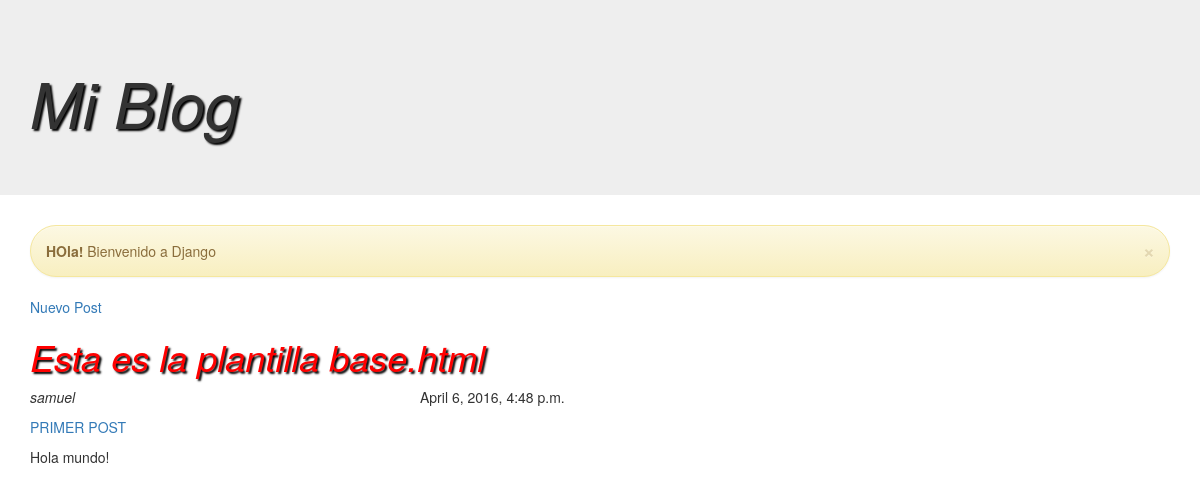
Before: / with the older database file.
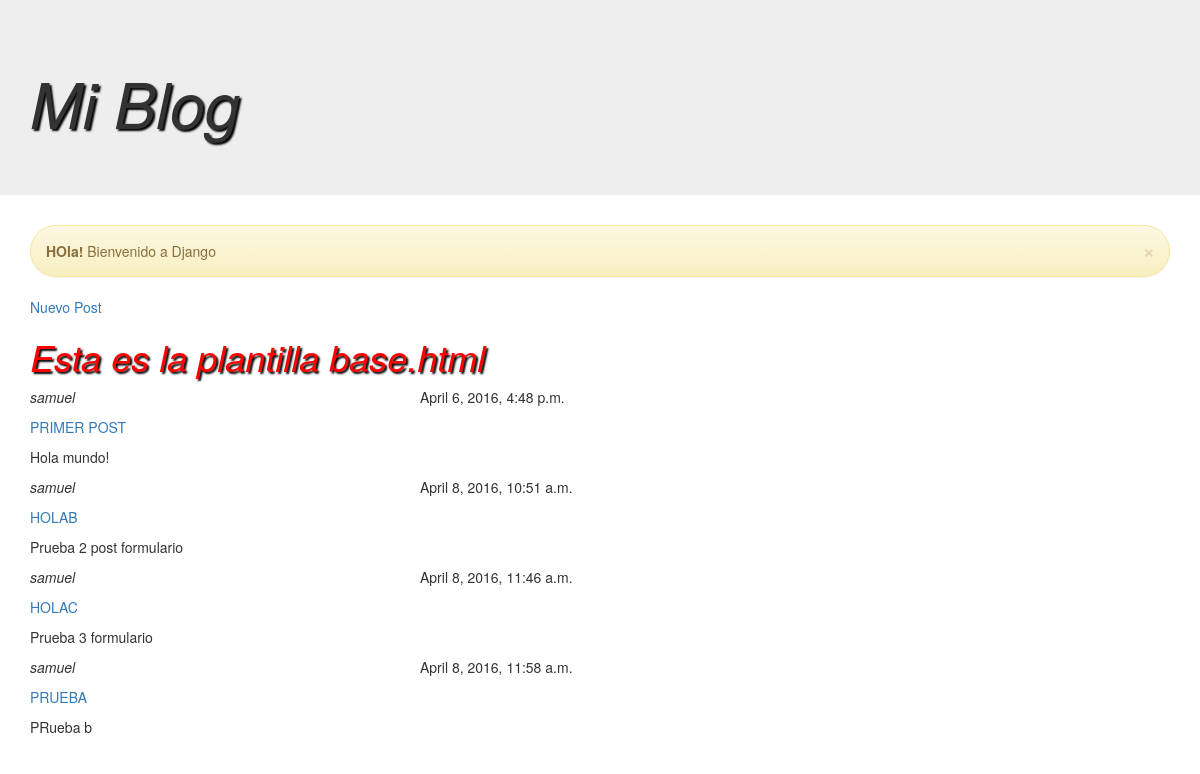
After: the same page with the newer database file.
### blog/models.py (models this page shows, shortened)
class Post(models.Model):
    author = models.ForeignKey('auth.User')
    title = models.CharField(max_length=200)
    text = models.TextField()
    create_date = models.DateTimeField(
            default=timezone.now)
    published_date = models.DateTimeField(
            blank=True, null=True)

### blog/views.py (the view)
# urls.py: url(r'^$', views.post_list),
def post_list(request):
    posts = Post.objects.filter(published_date__lte=timezone.now()).order_by('published_date')
    return render(request, 'blog/post_list.html', {"posts" : posts})

### blog/templates/blog/post_list.html
{% extends 'blog/base.html' %}
{% block content %}
        {% for post in posts %}
        	<div class="row">
        		<div class="col-md-4">
	        	<p><i>{{ post.author }}</i></p>
	        	<p><a href="{% url 'post_detail' pk=post.pk %}">{{ post.title|upper }}</a></p>
	        	<p>{{ post.text }}</p>
	        	</div>
	        	<div class="col-md-8">
	        	<p>{{ post.create_date }}</p>
	        	</div>
        	</div>
    	{% endfor %}
  {% endblock %}

### blog/templates/blog/base.html (shortened to what this page needs)
{% load staticfiles %}
<!DOCTYPE html>
<html>
<head>
     <link rel="stylesheet" href="//maxcdn.bootstrapcdn.com/bootstrap/3.2.0/css/bootstrap.min.css">
    <link rel="stylesheet" href="//maxcdn.bootstrapcdn.com/bootstrap/3.2.0/css/bootstrap-theme.min.css">
    <link rel="stylesheet" href="{% static 'css/blog.css' %}">
</head>
<body>
<div class="jumbotron">
	<div class="container">
	<h1>Mi Blog</h1>
	</div>
</div>
<div class="container">
<div class="alert alert-warning alert-dismissible" role="alert">
  <button type="button" class="close" data-dismiss="alert" aria-label="Close"><span aria-hidden="true">&times;</span></button>
  <strong>HOla!</strong> Bienvenido a Django</div>
<a href="{% url 'blog.views.post_new' %}">Nuevo Post</a>
<h1>Esta es la plantilla base.html</h1>
{% block content %}
{% endblock %}
</div>
</body>
</html>

### blog/static/css/blog.css (style rules this page uses)
h1 { font-style:italic; border:2px; color:red; text-shadow: 2px 2px 2px black; }
.alert { border-radius:2em; }

Changed rows visible on the page:
added Post: author "samuel", title "HOLAB", text "Prueba 2 post formulario", create_date "April 8, 2016, 10:51 a.m."
added Post: author "samuel", title "HOLAC", text "Prueba 3 formulario", create_date "April 8, 2016, 11:46 a.m."
added Post: author "samuel", title "PRUEBA", text "PRueba b", create_date "April 8, 2016, 11:58 a.m."
